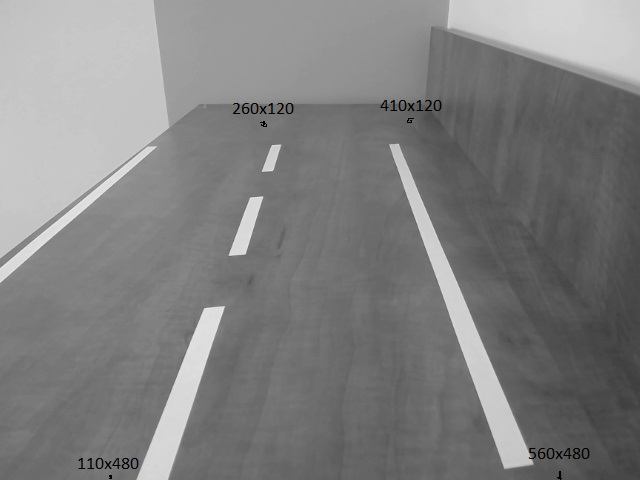
#> input picture 소스코드_week5/lane.jpg, 640 x 480 px
$ python '[3]birdview1.py'
#> lines starting #> are read from the running program, lines starting #| are printed output that depends on the picture
#https://nikolasent.github.io/opencv/2017/05/07/Bird's-Eye-View-Transformation.html

import cv2
import numpy as np
import matplotlib.pyplot as plt

img = cv2.imread('lane.jpg') # Read the test img
#> img is the input picture: shape (480, 640, 3); mean B, G, R 128.2, 128.1, 128.2

src = np.float32([[270, 120],
                  [395, 120],
                  [560, 480],
                  [110, 480]])

dst = np.float32([[0, 0],
                  [640, 0],
                  [640, 480],
                  [0, 480]])

M = cv2.getPerspectiveTransform(src, dst) # The transformation matrix
warped_img = cv2.warpPerspective(img, M, (640, 480)) # Image warping
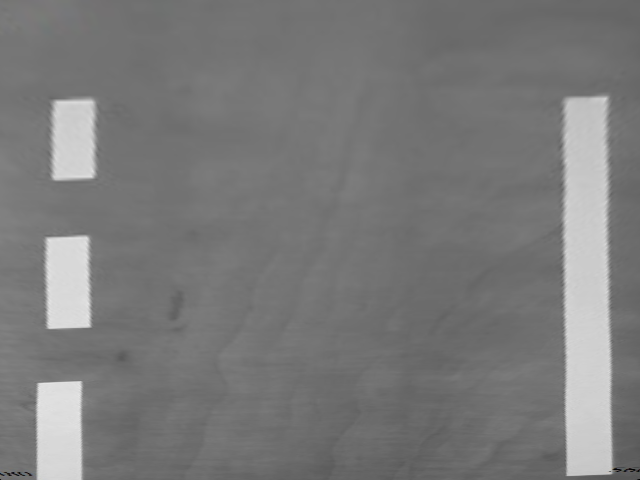
#> warped_img: shape (480, 640, 3); mean B, G, R 122.1, 122.1, 122.1

#Minv = cv2.getPerspectiveTransform(dst, src) # Inverse transformation
#img_inv = cv2.warpPerspective(warped_img, Minv, (IMAGE_W, IMAGE_H)) # Inverse transformation

cv2.imshow('img', img) # Show results
cv2.imshow('warped_img', warped_img) # Show results
cv2.waitKey(0)
cv2.destroyAllWindows()

$ run again, with 소스코드_week5/bong44.jpg copied over 소스코드_week5/lane.jpg
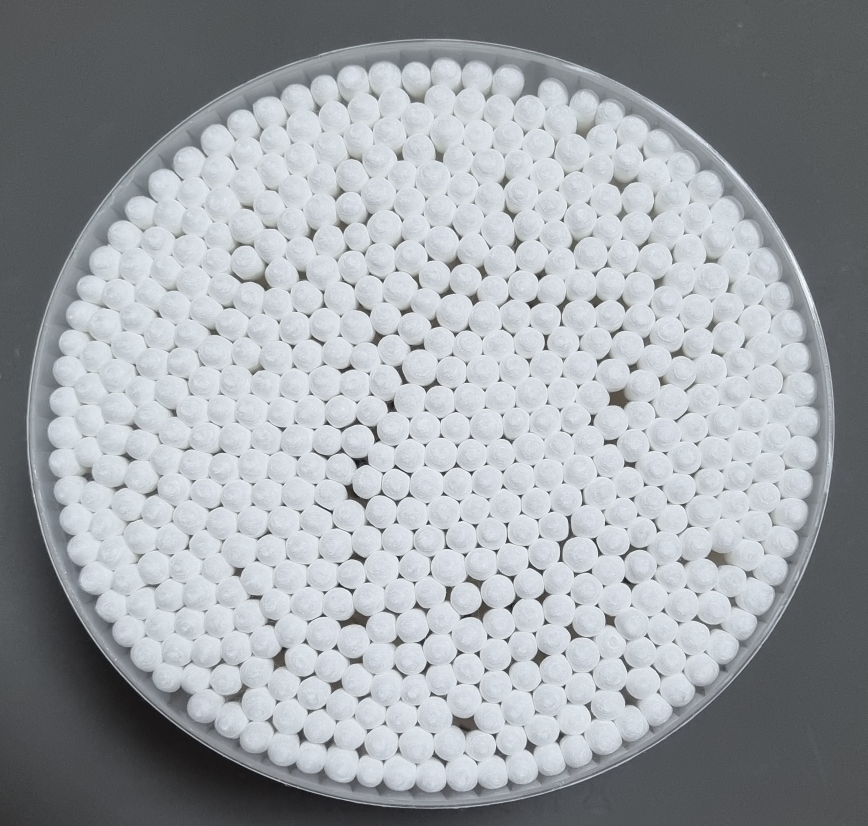
#> input picture 소스코드_week5/bong44.jpg, 1735 x 1652 px (shown at 1/2 size)
#> img is the input picture: shape (1652, 1735, 3); mean B, G, R 167.4, 162.8, 158.1
#> `warped_img = cv2.warpPerspective(img, M, (640, 480))`:
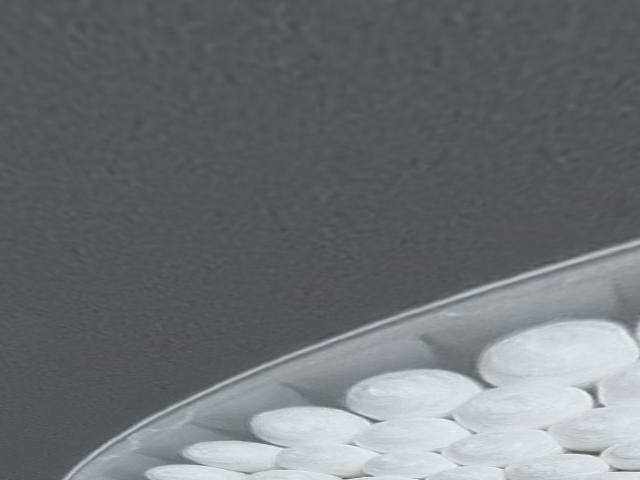
#> warped_img: shape (480, 640, 3); mean B, G, R 116.8, 113.2, 108.6
